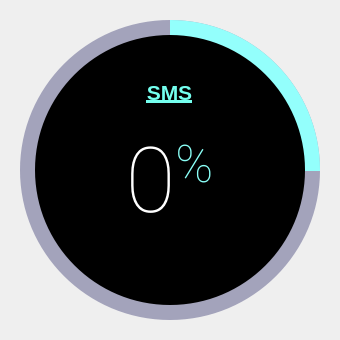
<?xml version="1.0" encoding="UTF-8"?>
<ui version="4.0">
 <class>SplashScreen</class>
 <widget class="QMainWindow" name="SplashScreen">
  <property name="geometry">
   <rect>
    <x>0</x>
    <y>0</y>
    <width>340</width>
    <height>340</height>
   </rect>
  </property>
  <property name="windowTitle">
   <string>MainWindow</string>
  </property>
  <widget class="QWidget" name="centralwidget">
   <widget class="QFrame" name="circularProgressBarBase">
    <property name="geometry">
     <rect>
      <x>10</x>
      <y>10</y>
      <width>320</width>
      <height>320</height>
     </rect>
    </property>
    <property name="frameShape">
     <enum>QFrame::NoFrame</enum>
    </property>
    <property name="frameShadow">
     <enum>QFrame::Raised</enum>
    </property>
    <widget class="QFrame" name="circularProgress">
     <property name="geometry">
      <rect>
       <x>10</x>
       <y>10</y>
       <width>300</width>
       <height>300</height>
      </rect>
     </property>
     <property name="styleSheet">
      <string notr="true">QFrame{
	border-radius: 150px;
	background-color: qconicalgradient(cx:0.5, cy:0.5, angle:90, stop:0.749 rgba(255, 0, 127, 0), stop:0.750 rgba(147, 255, 252, 255));
}</string>
     </property>
     <property name="frameShape">
      <enum>QFrame::NoFrame</enum>
     </property>
     <property name="frameShadow">
      <enum>QFrame::Raised</enum>
     </property>
    </widget>
    <widget class="QFrame" name="circularBg">
     <property name="geometry">
      <rect>
       <x>10</x>
       <y>10</y>
       <width>300</width>
       <height>300</height>
      </rect>
     </property>
     <property name="styleSheet">
      <string notr="true">QFrame{
	border-radius: 150px;
	background-color: rgba(77, 77, 127, 120);
}</string>
     </property>
     <property name="frameShape">
      <enum>QFrame::NoFrame</enum>
     </property>
     <property name="frameShadow">
      <enum>QFrame::Raised</enum>
     </property>
    </widget>
    <widget class="QFrame" name="container">
     <property name="geometry">
      <rect>
       <x>25</x>
       <y>25</y>
       <width>270</width>
       <height>270</height>
      </rect>
     </property>
     <property name="styleSheet">
      <string notr="true">QFrame{
	border-radius: 135px;
background-color: rgb(0, 0, 0);
}
</string>
     </property>
     <property name="frameShape">
      <enum>QFrame::NoFrame</enum>
     </property>
     <property name="frameShadow">
      <enum>QFrame::Raised</enum>
     </property>
     <widget class="QWidget" name="layoutWidget">
      <property name="geometry">
       <rect>
        <x>9</x>
        <y>30</y>
        <width>251</width>
        <height>231</height>
       </rect>
      </property>
      <layout class="QGridLayout" name="gridLayout">
       <item row="0" column="0">
        <widget class="QLabel" name="labelTitle">
         <property name="font">
          <font>
           <family>Segoe UI</family>
           <pointsize>12</pointsize>
          </font>
         </property>
         <property name="styleSheet">
          <string notr="true">background-color: none;
color: #FFFFFF</string>
         </property>
         <property name="text">
          <string>&lt;html&gt;&lt;head/&gt;&lt;body&gt;&lt;p&gt;&lt;span style=&quot; font-size:16pt; font-weight:600; text-decoration: underline; color:#74ffef;&quot;&gt;SMS&lt;/span&gt;&lt;/p&gt;&lt;/body&gt;&lt;/html&gt;</string>
         </property>
         <property name="alignment">
          <set>Qt::AlignCenter</set>
         </property>
        </widget>
       </item>
       <item row="3" column="0">
        <widget class="QLabel" name="labelCredits">
         <property name="font">
          <font>
           <family>Segoe UI</family>
           <pointsize>9</pointsize>
          </font>
         </property>
         <property name="styleSheet">
          <string notr="true">background-color: none;
color: rgb(155, 155, 255);</string>
         </property>
         <property name="text">
          <string/>
         </property>
         <property name="alignment">
          <set>Qt::AlignCenter</set>
         </property>
        </widget>
       </item>
       <item row="2" column="0">
        <widget class="QLabel" name="labelPercentage">
         <property name="font">
          <font>
           <family>Roboto Thin</family>
           <pointsize>68</pointsize>
          </font>
         </property>
         <property name="styleSheet">
          <string notr="true">background-color: none;
color: #FFFFFF</string>
         </property>
         <property name="text">
          <string>&lt;html&gt;&lt;head/&gt;&lt;body&gt;&lt;p&gt;0&lt;span style=&quot; font-size:58pt; color:#8afff6; vertical-align:super;&quot;&gt;%&lt;/span&gt;&lt;/p&gt;&lt;/body&gt;&lt;/html&gt;</string>
         </property>
         <property name="alignment">
          <set>Qt::AlignCenter</set>
         </property>
        </widget>
       </item>
      </layout>
     </widget>
    </widget>
    <zorder>circularBg</zorder>
    <zorder>circularProgress</zorder>
    <zorder>container</zorder>
   </widget>
  </widget>
 </widget>
 <resources/>
 <connections/>
</ui>
